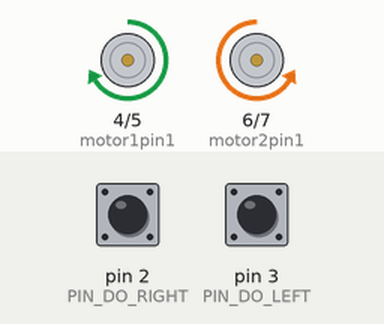
Bench run of a sketch on a simulated Arduino Uno, built with avr-gcc and run on an emulated ATmega328P. Parts: motor-driver pin pairs drawn as motors (green arrow = first pin HIGH = forward, orange = second pin HIGH = backward, longer = more drive, scaled by the enable pin). The test bench sets the inputs (shaded band); at power-on: pin 2 (PIN_DO_RIGHT) HIGH, pin 3 (PIN_DO_LEFT) HIGH. What the sketch prints to the serial monitor is not drawn.

Above: at 1.5 s.
At 4.5 s:
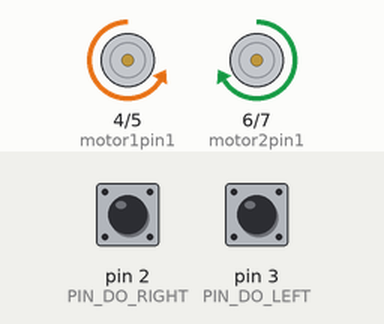
Timing chart, 0 to 7.8 s (numbered marks = the images above):
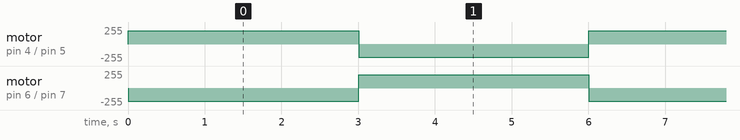

The sketch:

main.ino
```cpp
const int motor1pin1 = 4;
const int motor1pin2 = 5;
const int motor1en = 10;

const int motor2pin1 = 6;
const int motor2pin2 = 7;
const int motor2en = 9;

#define PIN_DO_LEFT 3
#define PIN_DO_RIGHT 2
#define HOLES_DISC 20

volatile unsigned int leftPulses;
volatile unsigned int rightPulses;

volatile unsigned int turnLeftHoleCount;
volatile unsigned int turnRightHoleCount;

const int holeRequired = 28;

const int targetSpeed = 200;
const int tolerance = 5;
int oldTime;

bool turnLeftYet = false;
bool turnRightYet = false;

enum Mode {
  GO_STRAIGHT,
  TURN_LEFT,
  TURN_RIGHT,
};

Mode currentMode = GO_STRAIGHT;


void leftCounter() {
  leftPulses++;
  turnLeftHoleCount++;
  if (turnLeftHoleCount == holeRequired) currentMode = GO_STRAIGHT;
}

void rightCounter() {
  rightPulses++;
  turnRightHoleCount++;
  if (turnRightHoleCount == holeRequired) currentMode = GO_STRAIGHT;
}

void setup() {
  // put your setup code here, to run once:
  pinMode(motor1pin1, OUTPUT);
  pinMode(motor1pin2, OUTPUT);
  pinMode(motor2pin1, OUTPUT);
  pinMode(motor2pin2, OUTPUT);

  pinMode(motor1en, OUTPUT);
  pinMode(motor2en, OUTPUT);
  Serial.begin(9600);
  pinMode(PIN_DO_LEFT, INPUT);
  pinMode(PIN_DO_RIGHT, INPUT);
  leftPulses = 0;
  rightPulses = 0;
  turnLeftHoleCount = holeRequired + 1;
  turnRightHoleCount = holeRequired + 1;
  attachInterrupt(digitalPinToInterrupt(PIN_DO_LEFT), leftCounter, FALLING);
  attachInterrupt(digitalPinToInterrupt(PIN_DO_RIGHT), rightCounter, FALLING);
  oldTime = 0;
}

void loop() {
  if (((int)((millis() - oldTime)/3000) % 2 == 1) && !turnLeftYet) {
    setTurnLeft();
    turnLeftYet = true;
    turnRightYet = false;
    Serial.println("Hello world");
  }

  if (((int)((millis() - oldTime)/3000) % 2 == 0) && !turnRightYet) {
    setTurnRight();
    turnLeftYet = false;
    turnRightYet = true;
    Serial.println("Hello world");
  }

  Serial.print(currentMode);
  int difference = abs(leftPulses - rightPulses);
  if (difference > tolerance) {
    if (leftPulses < rightPulses) {
      analogWrite(motor2en, targetSpeed - difference);
    } else {
      analogWrite(motor1en, targetSpeed - difference);
    }
  } else {
    analogWrite(motor1en, targetSpeed);
    analogWrite(motor2en, targetSpeed);
  }
  leftPulses = 0;
  rightPulses = 0;
  if (currentMode == GO_STRAIGHT) {
    digitalWrite(motor1pin1, HIGH);
    digitalWrite(motor1pin2, LOW);
    digitalWrite(motor2pin1, HIGH);
    digitalWrite(motor2pin2, LOW);
  } else if (currentMode == TURN_LEFT) {
    digitalWrite(motor1pin1, LOW);
    digitalWrite(motor1pin2, HIGH);
    digitalWrite(motor2pin1, HIGH);
    digitalWrite(motor2pin2, LOW);
  } else if (currentMode == TURN_RIGHT) {
    digitalWrite(motor1pin1, HIGH);
    digitalWrite(motor1pin2, LOW);

    digitalWrite(motor2pin1, LOW);
    digitalWrite(motor2pin2, HIGH);
  }
  delay(10);
}

void setTurnLeft() {
  turnLeftHoleCount = 0;
  currentMode = TURN_LEFT;
}

void setTurnRight() {
  turnRightHoleCount = 0;
  currentMode = TURN_RIGHT;
}
```

Measured:
- by itself, motor on pin 4 (motor1pin1) / pin 5 (motor1pin2), motor on pin 6 (motor2pin1) / pin 7 (motor2pin2): alternates forward 200/255 for 3.0 s and backward 200/255 for 3.0 s
